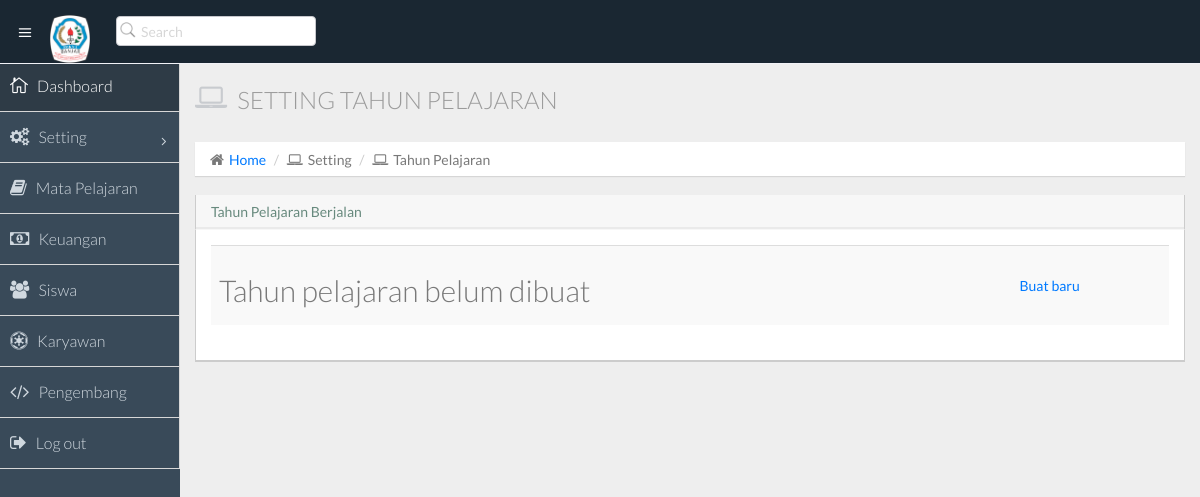
The page /setting/tahun-pelajaran/ (signed in) on the database as committed earlier.
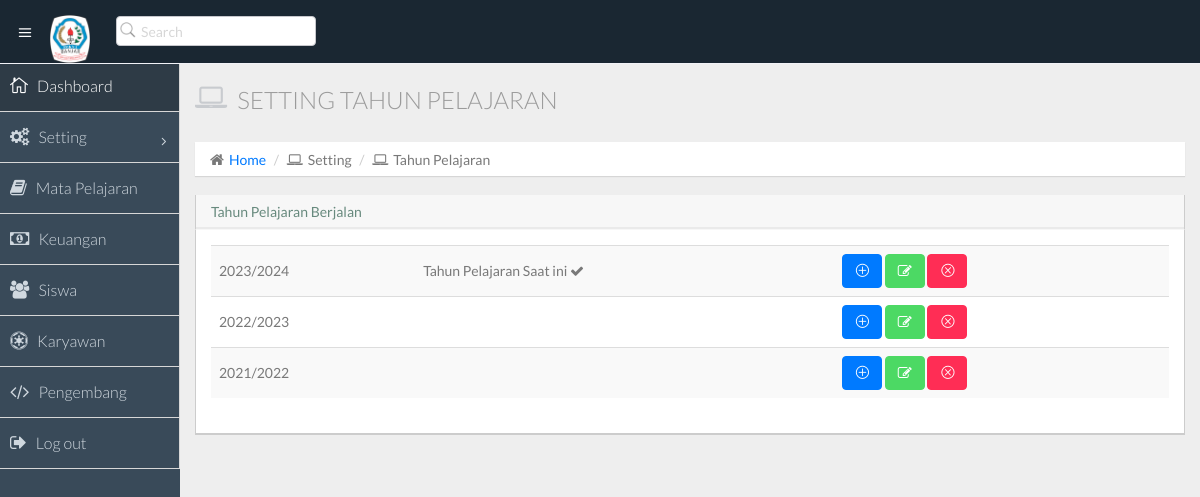
The same page on the database as committed later.
### utama/models.py (models this page shows)
class TahunPelajaran(models.Model):
    name = models.CharField(max_length=200, unique=True)
    sekarang = models.BooleanField(default=False, null=True)
    class Meta:
        ordering = ['-name']
    def __str__(self):
        return str(self.name)

### utama/views.py (the view)
# urls.py: path('setting/tahun-pelajaran/', views.TahunPelajaranView.as_view(), name='ta-list'),
class TahunPelajaranView(LoginRequiredMixin, ListView):
    queryset = models.TahunPelajaran.objects.all()

### templates/utama/tahunpelajaran_list.html
{% extends 'html.html' %}
{% block page_title %}{% block title %}Setting Tahun Pelajaran{% endblock %}{% endblock %}
{% block breadcrumb %}
<li><i class="fa fa-laptop"></i>Setting</li>
<li><i class="fa fa-laptop"></i>Tahun Pelajaran</li>
{% endblock breadcrumb %}
{% block heading %}
Tahun Pelajaran Berjalan {% if messages %}{% for message in messages %}<span class="text-success">{{ message }}</span>{% endfor %}{% endif %}
{% endblock heading %}
{% block content %}
<table class="table table-striped table-advance table-hover">
    <tbody>
        {% if object_list %}
        {% for object in object_list %}
        <tr>
            <td>{{ object }}</td>
            <td>
                {% if object.sekarang == True %}
                Tahun Pelajaran Saat ini <i class="fa fa-check"></i>
                {% endif %}
            </td>
            <td>
                <a href="{% url 'utama:ta-add' %}" class="btn btn-primary"><i class="icon_plus_alt2"></i></a>
                <a href="{% url 'utama:ta-edit' object.id %}" class="btn btn-success"><i class="fa fa-edit"></i></a>
                <a href="{% url 'utama:ta-del' object.id %}" class="btn btn-danger"><i class="icon_close_alt2"></i></a>
            </td>
        </tr>
        {% endfor %}
        {% else %}
        <tr>
            <td><h2>Tahun pelajaran belum dibuat</h2></td>
            <td><a href="{% url 'utama:ta-add' %}">Buat baru</a></td>
        </tr>
        {% endif %}
    </tbody>
</table>
{% endblock content %}

Rows that differ between the two databases and show on the page:
added TahunPelajaran: name "2023/2024", sekarang "Tahun Pelajaran Saat ini"
added TahunPelajaran: name "2022/2023"
added TahunPelajaran: name "2021/2022"
Other text that changed with them:
text no longer shown: "Tahun pelajaran belum dibuat Buat baru"
